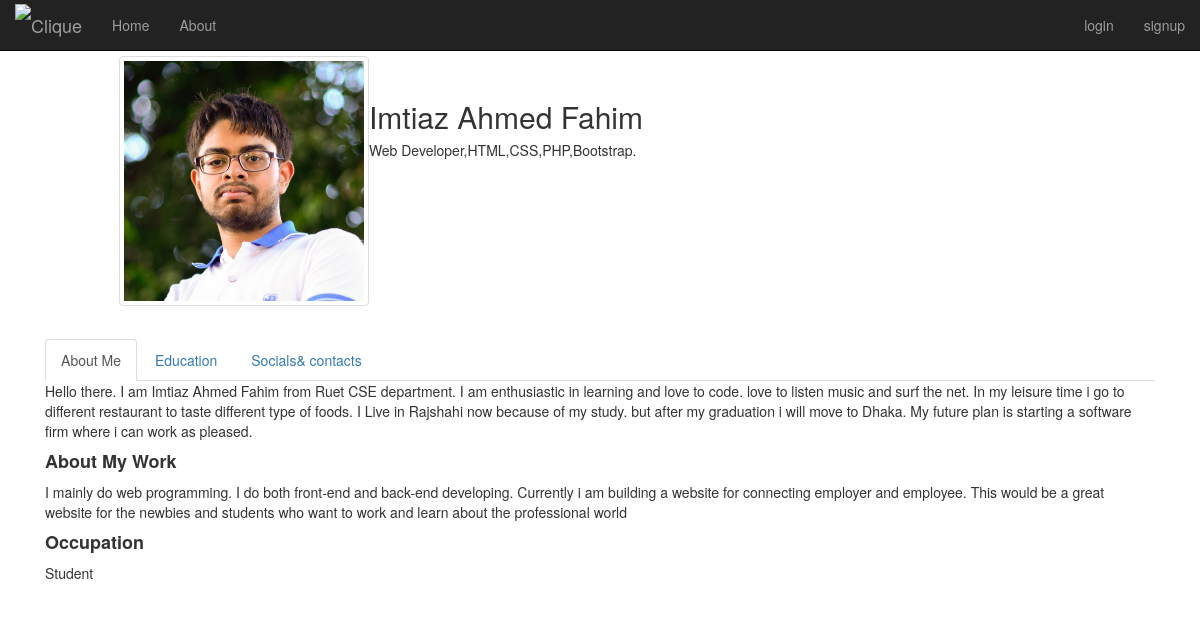
The page /userprofile.php?userid=49 on the database its author committed.
### tables this page shows
CREATE TABLE `users` (
  `id` int(11) NOT NULL,
  `image` varchar(30) NOT NULL,
  `first_name` varchar(20) NOT NULL,
  `last_name` varchar(20) NOT NULL,
  `instituition` varchar(20) NOT NULL,
  `description` longtext NOT NULL,
  `aboutmywork` longtext NOT NULL,
  `skills` longtext NOT NULL,
  `occupation` longtext NOT NULL,
  `highest_edu` mediumtext NOT NULL,
  `school` varchar(50) NOT NULL,
  `college` varchar(30) NOT NULL,
  `university` varchar(30) NOT NULL,
  `degree` varchar(30) NOT NULL,
  `fbid` varchar(30) NOT NULL,
  `githubid` varchar(20) NOT NULL,
  `stackoverflowid` varchar(20) NOT NULL,
  `otherid` varchar(20) NOT NULL,
  `contact1` int(11) NOT NULL,
  `contact2` int(11) NOT NULL,
  `address1` mediumtext NOT NULL,
  `address2` mediumtext NOT NULL
);

### userprofile.php (the view, shortened to what this page needs)
<?php
    include 'inc/db_connection.php';
    if (isset($_GET['userid']))
    {
        $id=$_GET['userid'];
    }
    else{
        $id= $_SESSION['id'];
    }
    $query= "SELECT * FROM `users` WHERE id= '$id' ";
    $result= mysqli_query($connection,$query);
    $row= mysqli_fetch_assoc($result);
    $first_name= $row['first_name'];
    $last_name= $row['last_name'];
    $description = $row['description'];
    $aboutmywork = $row['aboutmywork'];
    $skills = $row['skills'];
    $occupation = $row['occupation'];
?>
<!doctype html>
<html class="no-js" lang="">
    <head>
        <link rel="stylesheet" href="css/normalize.css">
        <link rel="stylesheet" href="css/bootstrap.css">
        <link rel="stylesheet" href="css/userprofile.css">
        <link rel="stylesheet" href="css/userprofile1.css">
        <link rel="stylesheet" href="css/font-awesome.min.css">
        <link rel="stylesheet" href="style.css">
        <link rel="stylesheet" href="responsive.css">
    </head>
    <body>
      <?php include 'inc/navbar.php';?>
      <br><br>
        <div class="container-fluid">
          <div class="row">
            <div class="fb-profile">
                <img height="250" width="250" align="left" class="fb-image-profile thumbnail userpic" src="picture/<?php echo $row['image'] ?>" alt="Profile image example"/>
                <div class="fb-profile-text" id="h1" >
                    <h2><?php echo $first_name." ".$last_name ?></h2>
                    <h5><?php echo $skills; ?></h5>
                </div>
            </div>
          </div>
        </div>
        <div class="container">
          <div class="col-sm-12">
              <div data-spy="scroll" class="tabbable-panel">
                <div class="tabbable-line">
                  <ul class="nav nav-tabs ">
                    <li class="active">
                      <a href="#tab_default_1" data-toggle="tab">
                      About Me </a>
                    </li>
                    <li>
                      <a href="#tab_default_2" data-toggle="tab">
                     Education </a>
                    </li>
                    <li>
                      <a href="#tab_default_3" data-toggle="tab">
                     Socials& contacts </a>
                    </li>
                  </ul>
                  <div class="tab-content">
                    <div class="tab-pane active" id="tab_default_1">
                      <p>
                        <?php echo $description; ?>
                      </p>
                      <h4><strong>About My Work</strong></h4>
                      <p>
                        <?php echo $aboutmywork; ?>
                      </p>
                      <h4><strong>Occupation</strong></h4>
                      <p><?php echo $occupation; ?></p>
                    </div>
                  </div>
                </div>
              </div>
          </div>
    </div>
    </body>
</html>

### inc/navbar.php (shortened to what this page needs)
<?php if (isset ($_SESSION['user']) == false) {  ?>
<nav class="navbar navbar-inverse navbar-fixed-top" >
    <div class="container-fluid">
        <div class="navbar-header">
            <a href="index.php"><img src="images/logo.png"></a>
        </div>
        <div class="collapse navbar-collapse" id="myNavbar">
               <div class="navbar-header">
                <a class="navbar-brand" href="index.php">Clique</a>
            </div>
              <ul  class="nav navbar-nav">
                <li><a href="index.php">Home</a></li>
                <li><a href="about.php">About</a></li>
            </ul>
            <ul class="nav navbar-nav navbar-right" >
                <li><a href="login.php"> login</a></li>
                <li><a href="signup.php"> signup</a></li>
            </ul>
        </div>
    </div>
</nav>
<?php  }  ?>

### css/userprofile1.css (style rules this page uses)
.userpic { display: block; padding: 4px; margin-bottom: 33px; margin-top: -44px; margin-left: 119px; line-height: 1.42857143; background-color: #fff; border: 1px solid #ddd; border-radius: 4px; -webkit-transition: border .2s ease-in-out; -o-transition: border .2s ease-in-out; transition: border .2s ease-in-out; }

### rows shown on the page
users: image (picture), first_name "Imtiaz Ahmed", last_name "Fahim", skills "Web Developer,HTML,CSS,PHP,Bootstrap.", description "Hello there. I am Imtiaz Ahmed Fahim from Ruet CSE department. I am enthusiastic in learning and love to code. love to listen music and surf the net. In my leisure time i go to different restaurant to taste different type of foods. I Live in Rajshahi now because of my study. but after my graduation i will move to Dhaka. My future plan is starting a software firm where i can work as pleased.", aboutmywork "I mainly do web programming. I do both front-end and back-end developing. Currently i am building a website for connecting employer and employee. This would be a great website for the newbies and students who want to work and learn about the professional world", occupation "Student"
